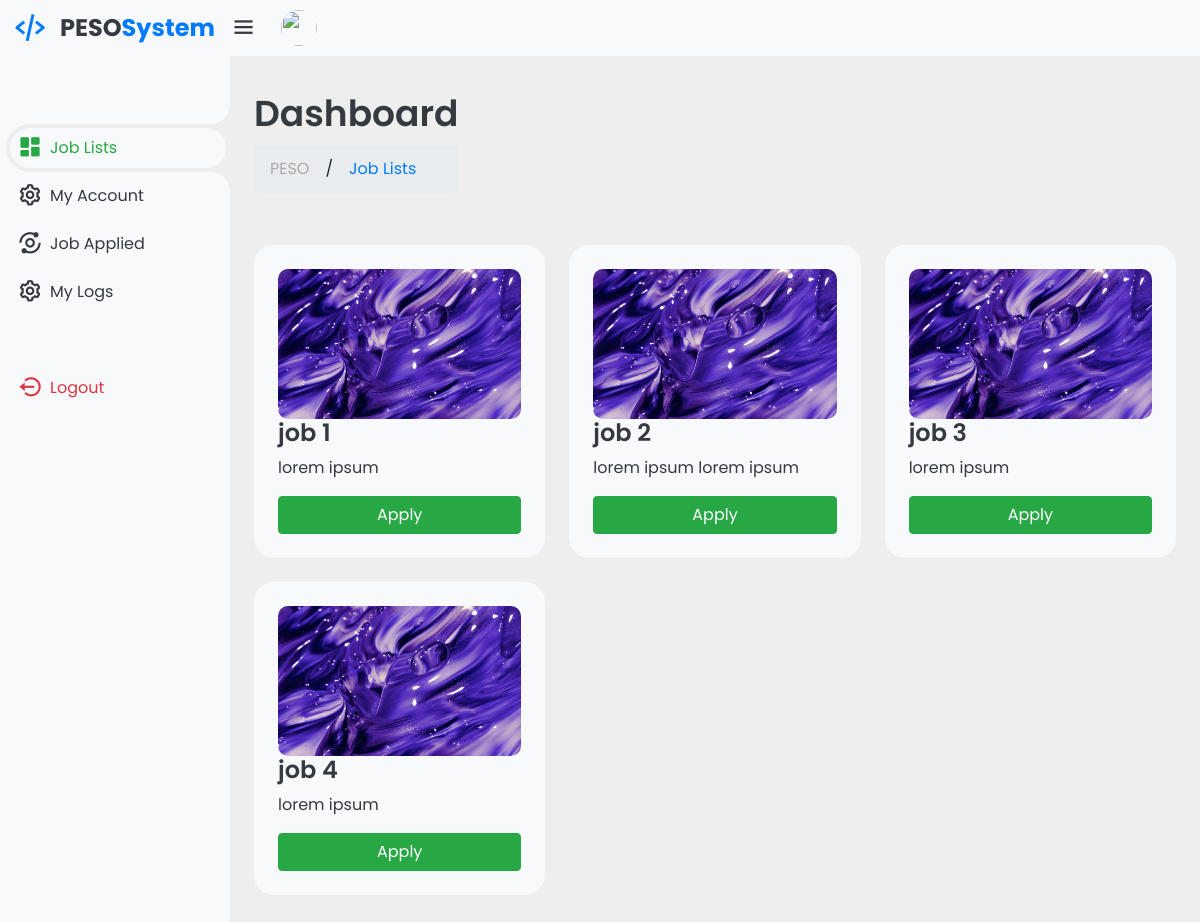
Screenshot of /user/user_dashboard.php with the database file from the repository.
### tables this page shows
CREATE TABLE `peso_jobs` (
  `id` int(11) NOT NULL,
  `title` varchar(80) NOT NULL,
  `description` text NOT NULL,
  `image` varchar(80) NOT NULL,
  `requirements` text NOT NULL,
  `date_posted` datetime NOT NULL DEFAULT current_timestamp()
);

### user/user_dashboard.php (the view, shortened to what this page needs)
<?php
include("../database/connection.php");
?>
<!DOCTYPE html>
<html lang="en">
<head>
    <link href='https://unpkg.com/boxicons@2.1.4/css/boxicons.min.css' rel='stylesheet'>
    <link rel="stylesheet" href="../css/user_dashboard.css">
    <link rel="stylesheet" href="https://stackpath.bootstrapcdn.com/bootstrap/4.5.2/css/bootstrap.min.css">
</head>
<body>
    <div class="sidebar">
        <a href="user_dashboard.php" class="logo">
            <i class='bx bx-code-alt'></i>
            <div class="logo-name"><span>PESO</span>System</div>
        </a>
        <ul class="side-menu">
            <li class="active"><a href="user_dashboard.php"><i class='bx bxs-dashboard'></i>Job Lists</a></li>
            <li><a href="profile.php"><i class='bx bx-cog'></i>My Account</a></li>
            <li><a href="job_applied.php"><i class='bx bx-analyse'></i>Job Applied</a></li>
            <li><a href="my_logs.php"><i class='bx bx-cog'></i>My Logs</a></li>
        </ul>
        <ul class="side-menu">
            <li>
                <a href="#" class="logout" id="logoutLink">
                    <i class='bx bx-log-out-circle'></i>
                    Logout
                </a>
            </li>
        </ul>
    </div>
    <div class="content">
        <nav>
            <i class='bx bx-menu'></i>
            <a href="#" class="profile">
                <img src="images/logo.png">
            </a>
        </nav>
        <main>
            <div class="header">
                <div class="left">
                    <h1>Dashboard</h1>
                    <ul class="breadcrumb">
                        <li><a href="#">PESO</a></li> /
                        <li><a href="#" class="active">Job Lists</a></li>
                    </ul>
                </div>
            </div>
            <ul class="insights">
                <?php
                $select_jobs = mysqli_query($connForPosts, "SELECT * FROM peso_jobs");
                if (mysqli_num_rows($select_jobs) > 0) {
                    while ($fetch_jobs = mysqli_fetch_assoc($select_jobs)) {
                ?>
                        <li>
                            <div>
                                <img src="../image/<?php echo $fetch_jobs['image']; ?>" alt="">
                            </div>
                            <span class="info">
                                <h3><?php echo $fetch_jobs['title']; ?></h3>
                                <p><?php echo $fetch_jobs['description']; ?></p>
                                <button type="button" class="btn btn-success btn-block" data-toggle="modal" data-target="#jobModal<?php echo $fetch_jobs['id']; ?>">
                                    Apply
                                </button>
                            </span>
                        </li>
                <?php
                    }
                }
                ?>
            </ul>
        </main>
    </div>
</body>
</html>

### css/user_dashboard.css (style rules this page uses)
:root { --light: #f6f6f9; --primary: #1976D2; --light-primary: #CFE8FF; --grey: #eee; --dark-grey: #AAAAAA; --dark: #363949; --danger: #D32F2F; --light-danger: #FECDD3; --warning: #FBC02D; --light-warning: #FFF2C6; --success: #388E3C; --light-success: #BBF7D0; }
* { margin: 0; padding: 0; box-sizing: border-box; font-family: 'Poppins', sans-serif; }
.bx { font-size: 1.7rem; }
a { text-decoration: none; }
li { list-style: none; }
html { overflow-x: hidden; }
body { background: var(--grey); overflow-x: hidden; }
.sidebar { position: fixed; top: 0; left: 0; background: var(--light); width: 230px; height: 100%; z-index: 2000; overflow-x: hidden; scrollbar-width: none; transition: all 0.3s ease; }
.sidebar .logo { font-size: 24px; font-weight: 700; height: 56px; display: flex; align-items: center; color: var(--primary); z-index: 500; padding-bottom: 20px; box-sizing: content-box; }
.sidebar .logo .logo-name span { color: var(--dark); }
.sidebar .logo .bx { min-width: 60px; display: flex; justify-content: center; font-size: 2.2rem; }
.sidebar .side-menu { width: 100%; margin-top: 48px; }
.sidebar .side-menu li { height: 48px; background: transparent; margin-left: 6px; border-radius: 48px 0 0 48px; padding: 4px; }
.sidebar .side-menu li.active { background: var(--grey); position: relative; }
.sidebar .side-menu li.active::before { content: ""; position: absolute; width: 40px; height: 40px; border-radius: 50%; top: -40px; right: 0; box-shadow: 20px 20px 0 var(--grey); z-index: -1; }
.sidebar .side-menu li.active::after { content: ""; position: absolute; width: 40px; height: 40px; border-radius: 50%; bottom: -40px; right: 0; box-shadow: 20px -20px 0 var(--grey); z-index: -1; }
.sidebar .side-menu li a { width: 100%; height: 100%; background: var(--light); display: flex; align-items: center; border-radius: 48px; font-size: 16px; color: var(--dark); white-space: nowrap; overflow-x: hidden; transition: all 0.3s ease; }
.sidebar .side-menu li.active a { color: var(--success); }
.sidebar .side-menu li a .bx { min-width: calc(60px - ((4px + 6px) * 2)); display: flex; font-size: 1.6rem; justify-content: center; }
.sidebar .side-menu li a.logout { color: var(--danger); }
.content { position: relative; width: calc(100% - 230px); left: 230px; transition: all 0.3s ease; }
.content nav { height: 56px; background: var(--light); padding: 0 24px 0 0; display: flex; align-items: center; grid-gap: 24px; position: sticky; top: 0; left: 0; z-index: 1000; }
.content nav::before { content: ""; position: absolute; width: 40px; height: 40px; bottom: -40px; left: 0; border-radius: 50%; }
.content nav a { color: var(--dark); }
.content nav .bx.bx-menu { cursor: pointer; color: var(--dark); }
.content nav .profile img { width: 36px; height: 36px; object-fit: cover; border-radius: 50%; }
.content main { width: 100%; padding: 36px 24px; max-height: calc(100vh - 56px); }
.content main .header { display: flex; align-items: center; justify-content: space-between; grid-gap: 16px; flex-wrap: wrap; }
.content main .header .left h1 { font-size: 36px; font-weight: 600; margin-bottom: 10px; color: var(--dark); }
.content main .header .left .breadcrumb { display: flex; align-items: center; grid-gap: 16px; }
.content main .header .left .breadcrumb li { color: var(--dark); }
.content main .header .left .breadcrumb li a { color: var(--dark-grey); pointer-events: none; }
.content main .header .left .breadcrumb li a.active { color: var(--primary); pointer-events: none; }
.content main .insights { display: grid; grid-template-columns: repeat(auto-fit, minmax(240px, 1fr)); grid-gap: 24px; margin-top: 36px; }
.content main .insights li { padding: 24px; background: var(--light); border-radius: 20px; align-items: center; grid-gap: 24px; cursor: pointer; }
.content main .insights li div img { width: 100%; height: 150px; object-fit: cover; border-radius: 10px; }
.content main .insights li .info h3 { font-size: 24px; font-weight: 600; color: var(--dark); }
.content main .insights li .info p { color: var(--dark); }

### user/user_dashboard.php (style rules this page uses)
.sidebar a { text-decoration: none; }
body { background-color: #eee; }

### rows the page displays
peso_jobs: image (picture), title "job 1", description "lorem ipsum"
peso_jobs: image (picture), title "job 2", description "lorem ipsum lorem ipsum"
peso_jobs: image (picture), title "job 3", description "lorem ipsum"
peso_jobs: image (picture), title "job 4", description "lorem ipsum"
